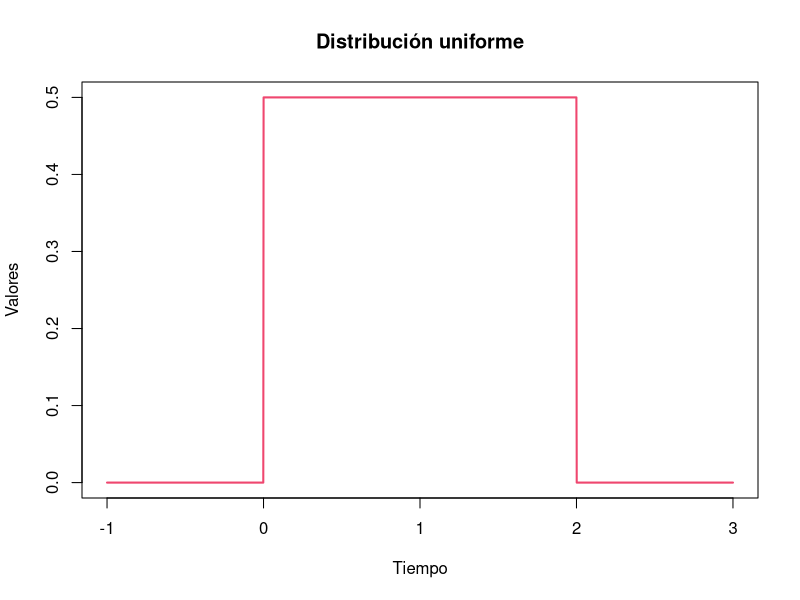

The R script that drew this image:
## ---- chunk 1
#| echo: false
#| nessage: false
x <- seq(-1,3, length=2000)
u <- ifelse(x>0 & x<2, 0.5,0)
plot(x,u, type="l", main="Distribución uniforme", xlab="Tiempo", ylab="Valores", lwd=2, col="#ef476f")
## ---- chunk 2
#| echo: false
2 * 2
